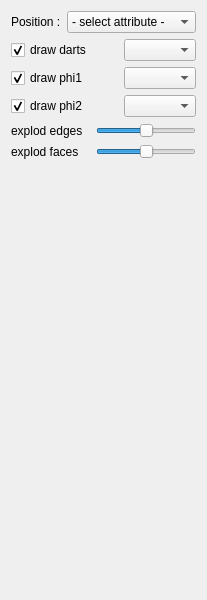
<?xml version="1.0" encoding="UTF-8"?>
<ui version="4.0">
 <class>Surface_RenderTopo_TabWidget</class>
 <widget class="QWidget" name="Surface_RenderTopo_TabWidget">
  <property name="geometry">
   <rect>
    <x>0</x>
    <y>0</y>
    <width>207</width>
    <height>600</height>
   </rect>
  </property>
  <property name="windowTitle">
   <string>Form</string>
  </property>
  <layout class="QGridLayout" name="gridLayout">
   <item row="2" column="3">
    <widget class="ColorComboBox" name="combo_phi1Color"/>
   </item>
   <item row="3" column="0" colspan="3">
    <widget class="QCheckBox" name="check_drawPhi2">
     <property name="text">
      <string>draw phi2</string>
     </property>
     <property name="checked">
      <bool>true</bool>
     </property>
    </widget>
   </item>
   <item row="2" column="0" colspan="3">
    <widget class="QCheckBox" name="check_drawPhi1">
     <property name="text">
      <string>draw phi1</string>
     </property>
     <property name="checked">
      <bool>true</bool>
     </property>
    </widget>
   </item>
   <item row="1" column="3">
    <widget class="ColorComboBox" name="combo_dartsColor"/>
   </item>
   <item row="0" column="1" colspan="3">
    <widget class="QComboBox" name="combo_positionAttribute">
     <property name="sizePolicy">
      <sizepolicy hsizetype="Expanding" vsizetype="Fixed">
       <horstretch>0</horstretch>
       <verstretch>0</verstretch>
      </sizepolicy>
     </property>
     <item>
      <property name="text">
       <string>- select attribute -</string>
      </property>
     </item>
    </widget>
   </item>
   <item row="4" column="0" colspan="2">
    <widget class="QLabel" name="label">
     <property name="text">
      <string>explod edges</string>
     </property>
    </widget>
   </item>
   <item row="3" column="3">
    <widget class="ColorComboBox" name="combo_phi2Color"/>
   </item>
   <item row="4" column="2" colspan="2">
    <widget class="QSlider" name="slider_edgesScaleFactor">
     <property name="value">
      <number>50</number>
     </property>
     <property name="orientation">
      <enum>Qt::Horizontal</enum>
     </property>
    </widget>
   </item>
   <item row="5" column="2" colspan="2">
    <widget class="QSlider" name="slider_facesScaleFactor">
     <property name="value">
      <number>50</number>
     </property>
     <property name="orientation">
      <enum>Qt::Horizontal</enum>
     </property>
    </widget>
   </item>
   <item row="6" column="0" colspan="4">
    <spacer name="verticalSpacer">
     <property name="orientation">
      <enum>Qt::Vertical</enum>
     </property>
     <property name="sizeHint" stdset="0">
      <size>
       <width>156</width>
       <height>161</height>
      </size>
     </property>
    </spacer>
   </item>
   <item row="5" column="0" colspan="2">
    <widget class="QLabel" name="label_3">
     <property name="text">
      <string>explod faces</string>
     </property>
    </widget>
   </item>
   <item row="1" column="0" colspan="3">
    <widget class="QCheckBox" name="check_drawDarts">
     <property name="text">
      <string>draw darts</string>
     </property>
     <property name="checked">
      <bool>true</bool>
     </property>
    </widget>
   </item>
   <item row="0" column="0">
    <widget class="QLabel" name="label_2">
     <property name="text">
      <string>Position :</string>
     </property>
    </widget>
   </item>
  </layout>
 </widget>
 <customwidgets>
  <customwidget>
   <class>ColorComboBox</class>
   <extends>QComboBox</extends>
   <header>colorComboBox.h</header>
  </customwidget>
 </customwidgets>
 <tabstops>
  <tabstop>combo_positionAttribute</tabstop>
  <tabstop>check_drawDarts</tabstop>
  <tabstop>combo_dartsColor</tabstop>
  <tabstop>check_drawPhi1</tabstop>
  <tabstop>combo_phi1Color</tabstop>
  <tabstop>check_drawPhi2</tabstop>
  <tabstop>combo_phi2Color</tabstop>
  <tabstop>slider_edgesScaleFactor</tabstop>
  <tabstop>slider_facesScaleFactor</tabstop>
 </tabstops>
 <resources/>
 <connections/>
</ui>
